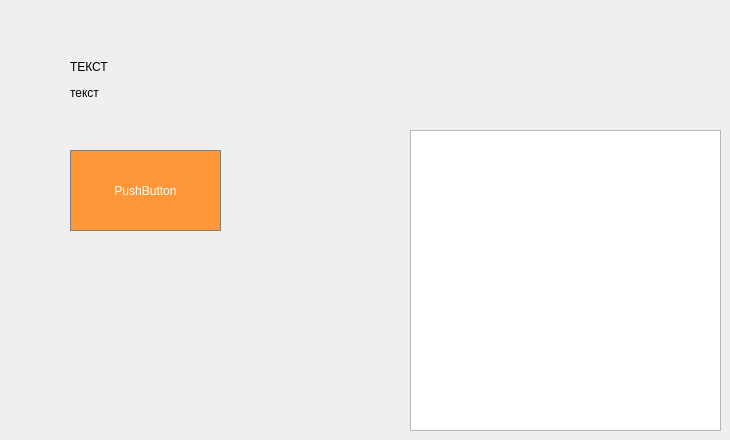
           <widget class="QWidget" name="tab_8">
            <attribute name="title">
             <string>Page</string>
            </attribute>
            <widget class="QLabel" name="label_13">
             <property name="geometry">
              <rect>
               <x>70</x>
               <y>50</y>
               <width>111</width>
               <height>61</height>
              </rect>
             </property>
             <property name="text">
              <string>&lt;html&gt;&lt;head/&gt;&lt;body&gt;&lt;p&gt;ТЕКСТ &lt;/p&gt;&lt;p&gt;текст&lt;/p&gt;&lt;/body&gt;&lt;/html&gt;</string>
             </property>
            </widget>
            <widget class="QPushButton" name="pushButton">
             <property name="geometry">
              <rect>
               <x>70</x>
               <y>150</y>
               <width>151</width>
               <height>81</height>
              </rect>
             </property>
             <property name="styleSheet">
              <string notr="true">QPushButton {
  background-color: rgb(255, 151, 57);
  color: white; 
  border: 1px solid gray;
}

QPushButton:pressed {
    background-color: qlineargradient(x1: 0, y1: 0, x2: 0, y2: 1,
                                      stop: 0 #FF7832, stop: 1 #FF9739);
}</string>
             </property>
             <property name="text">
              <string>PushButton</string>
             </property>
            </widget>
            <widget class="QPlainTextEdit" name="plainTextEdit_Cameras">
             <property name="geometry">
              <rect>
               <x>410</x>
               <y>130</y>
               <width>311</width>
               <height>301</height>
              </rect>
             </property>
            </widget>
           </widget>
